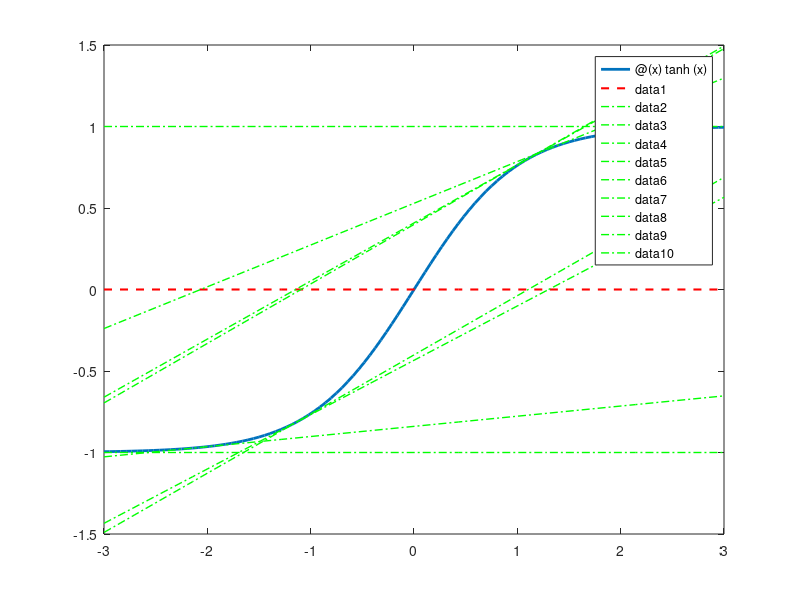

MATLAB code for this plot:
f = @(x) tanh(x);
fp = @(x) 1 ./ (cosh(x) .^ 2);
x = 1.09;
xint = [-3, 3];
tol = 1e-2;
fplot(f, xint, 'LineWidth', 2);
hold on
fplot(@(x)zeros(size(x)), xint, '--r', 'LineWidth', 1.5);
while abs(f(x)) > tol
    fplot(@(xx) fp(x).*(xx-x) + f(x), xint, '-.g', 'LineWidth', 1.0);
    x = x - f(x)/fp(x);
    disp(x);    
end
hold off
result = x;
